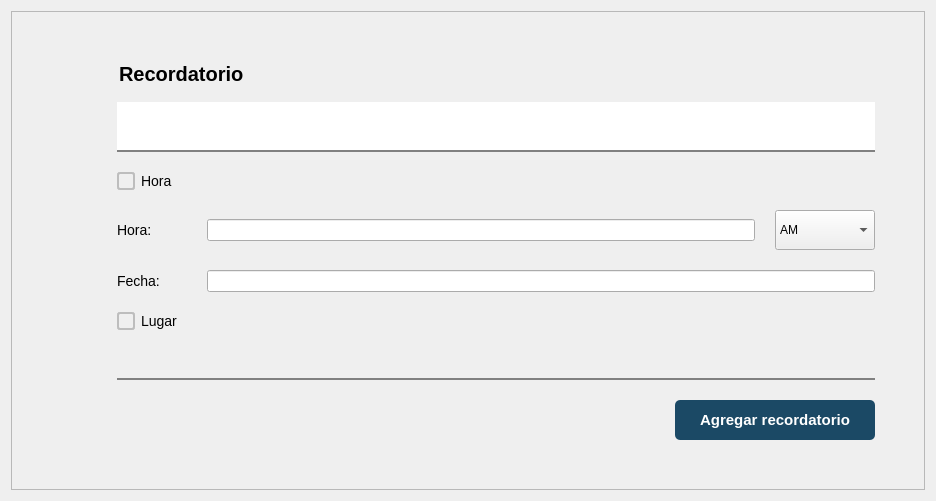
                    <widget class="QWidget" name="nuevo_recordatorio_page">
                     <property name="styleSheet">
                      <string notr="true">QCheckBox {
	font-size: 13px;
	background: transparent;
}


QCheckBox::indicator:unchecked:hover {
    border: 2px solid #1B4965; /* Color principal */
}

QLabel {
	font-size: 13px;
}
</string>
                     </property>
                     <layout class="QGridLayout" name="gridLayout_22">
                      <item row="0" column="0">
                       <widget class="QFrame" name="frame_2">
                        <property name="styleSheet">
                         <string notr="true">

QLabel {
    font-size: 14px;
}
QCheckBox {
    font-size: 14px;
    background: transparent;
}

QCheckBox::indicator {
    width: 14px;
    height: 14px;
    border-radius: 3px;
    border: 2px solid #BDBDBD;
    background: transparent;
}

QCheckBox::indicator:unchecked:hover {
    border: 2px solid #1B4965; /* Color del borde cuando el checkbox está sin marcar y el ratón está sobre él */
}

QCheckBox::indicator:checked {
    background-color: #1B4965; /* Color de fondo cuando está marcado */
    border: 2px solid #1B4965; /* Color del borde cuando está marcado */
}


</string>
                        </property>
                        <property name="frameShape">
                         <enum>QFrame::StyledPanel</enum>
                        </property>
                        <property name="frameShadow">
                         <enum>QFrame::Raised</enum>
                        </property>
                        <layout class="QGridLayout" name="gridLayout_5">
                         <item row="0" column="0">
                          <layout class="QVBoxLayout" name="verticalLayout_18">
                           <item>
                            <spacer name="verticalSpacer_9">
                             <property name="orientation">
                              <enum>Qt::Vertical</enum>
                             </property>
                             <property name="sizeHint" stdset="0">
                              <size>
                               <width>20</width>
                               <height>40</height>
                              </size>
                             </property>
                            </spacer>
                           </item>
                           <item>
                            <layout class="QHBoxLayout" name="horizontalLayout_14">
                             <item>
                              <spacer name="horizontalSpacer_5">
                               <property name="orientation">
                                <enum>Qt::Horizontal</enum>
                               </property>
                               <property name="sizeHint" stdset="0">
                                <size>
                                 <width>40</width>
                                 <height>20</height>
                                </size>
                               </property>
                              </spacer>
                             </item>
                             <item>
                              <layout class="QVBoxLayout" name="verticalLayout_24">
                               <item>
                                <widget class="QPushButton" name="volver_recordatorios_agregar_recordatorio_page">
                                 <property name="minimumSize">
                                  <size>
                                   <width>50</width>
                                   <height>50</height>
                                  </size>
                                 </property>
                                 <property name="styleSheet">
                                  <string notr="true">border: none;
background: transparent;</string>
                                 </property>
                                 <property name="text">
                                  <string/>
                                 </property>
                                 <property name="icon">
                                  <iconset resource="recursos_1.qrc">
                                   <normaloff>:/Icons/icons/icons8-back-48.png</normaloff>:/Icons/icons/icons8-back-48.png</iconset>
                                 </property>
                                 <property name="iconSize">
                                  <size>
                                   <width>50</width>
                                   <height>50</height>
                                  </size>
                                 </property>
                                </widget>
                               </item>
                               <item>
                                <spacer name="verticalSpacer_7">
                                 <property name="orientation">
                                  <enum>Qt::Vertical</enum>
                                 </property>
                                 <property name="sizeHint" stdset="0">
                                  <size>
                                   <width>20</width>
                                   <height>268</height>
                                  </size>
                                 </property>
                                </spacer>
                               </item>
                              </layout>
                             </item>
                             <item>
                              <layout class="QVBoxLayout" name="verticalLayout_14">
                               <property name="spacing">
                                <number>20</number>
                               </property>
                               <item>
                                <layout class="QVBoxLayout" name="verticalLayout_16">
                                 <property name="spacing">
                                  <number>15</number>
                                 </property>
                                 <item>
                                  <widget class="QLineEdit" name="lineEdit_2">
                                   <property name="styleSheet">
                                    <string notr="true">background: transparent;
border: none;
font-weight: bold;
font-size: 20px;</string>
                                   </property>
                                   <property name="text">
                                    <string>Recordatorio</string>
                                   </property>
                                  </widget>
                                 </item>
                                 <item>
                                  <widget class="QTextEdit" name="text_edit_recordatorio">
                                   <property name="maximumSize">
                                    <size>
                                     <width>16777215</width>
                                     <height>50</height>
                                    </size>
                                   </property>
                                   <property name="styleSheet">
                                    <string notr="true">border-bottom: 2px solid gray;
border-radius: 0px;</string>
                                   </property>
                                  </widget>
                                 </item>
                                </layout>
                               </item>
                               <item>
                                <layout class="QVBoxLayout" name="verticalLayout_13">
                                 <item>
                                  <widget class="QCheckBox" name="check_box_hora_recordatorio">
                                   <property name="text">
                                    <string>Hora</string>
                                   </property>
                                  </widget>
                                 </item>
                                 <item>
                                  <layout class="QHBoxLayout" name="horizontalLayout_12">
                                   <item>
                                    <widget class="QLabel" name="label_5">
                                     <property name="minimumSize">
                                      <size>
                                       <width>70</width>
                                       <height>0</height>
                                      </size>
                                     </property>
                                     <property name="text">
                                      <string>Hora:</string>
                                     </property>
                                    </widget>
                                   </item>
                                   <item>
                                    <widget class="QLineEdit" name="lineedit_hora_recordatorio"/>
                                   </item>
                                   <item>
                                    <widget class="QComboBox" name="am_pm_hora_recordatorio">
                                     <property name="sizePolicy">
                                      <sizepolicy hsizetype="Expanding" vsizetype="Fixed">
                                       <horstretch>0</horstretch>
                                       <verstretch>0</verstretch>
                                      </sizepolicy>
                                     </property>
                                     <property name="minimumSize">
                                      <size>
                                       <width>100</width>
                                       <height>40</height>
                                      </size>
                                     </property>
                                     <property name="maximumSize">
                                      <size>
                                       <width>100</width>
                                       <height>40</height>
                                      </size>
                                     </property>
                                     <item>
                                      <property name="text">
                                       <string>AM</string>
                                      </property>
                                     </item>
                                     <item>
                                      <property name="text">
                                       <string>PM</string>
                                      </property>
                                     </item>
                                    </widget>
                                   </item>
                                  </layout>
                                 </item>
                                 <item>
                                  <layout class="QHBoxLayout" name="horizontalLayout_8">
                                   <item>
                                    <widget class="QLabel" name="label_3">
                                     <property name="minimumSize">
                                      <size>
                                       <width>70</width>
                                       <height>0</height>
                                      </size>
                                     </property>
                                     <property name="text">
                                      <string>Fecha:</string>
                                     </property>
                                    </widget>
                                   </item>
                                   <item>
                                    <widget class="QLineEdit" name="lineedit_fecha_recordatorio"/>
                                   </item>
                                  </layout>
                                 </item>
                                </layout>
                               </item>
                               <item>
                                <layout class="QVBoxLayout" name="verticalLayout_15">
                                 <item>
                                  <widget class="QCheckBox" name="checkbox_lugar_recordatorio">
                                   <property name="text">
                                    <string>Lugar</string>
                                   </property>
                                  </widget>
                                 </item>
                                 <item>
                                  <widget class="QLineEdit" name="lineedit_lugar_recordatorio">
                                   <property name="minimumSize">
                                    <size>
                                     <width>0</width>
                                     <height>30</height>
                                    </size>
                                   </property>
                                   <property name="maximumSize">
                                    <size>
                                     <width>16777215</width>
                                     <height>30</height>
                                    </size>
                                   </property>
                                   <property name="styleSheet">
                                    <string notr="true">background: transparent;
border: none;
font-size: 13px;
border-bottom: 2px solid gray;</string>
                                   </property>
                                  </widget>
                                 </item>
                                </layout>
                               </item>
                               <item>
                                <layout class="QHBoxLayout" name="horizontalLayout_13">
                                 <item>
                                  <spacer name="horizontalSpacer_4">
                                   <property name="orientation">
                                    <enum>Qt::Horizontal</enum>
                                   </property>
                                   <property name="sizeHint" stdset="0">
                                    <size>
                                     <width>558</width>
                                     <height>20</height>
                                    </size>
                                   </property>
                                  </spacer>
                                 </item>
                                 <item>
                                  <widget class="QPushButton" name="agregar_recordatorio_button">
                                   <property name="minimumSize">
                                    <size>
                                     <width>200</width>
                                     <height>40</height>
                                    </size>
                                   </property>
                                   <property name="maximumSize">
                                    <size>
                                     <width>200</width>
                                     <height>40</height>
                                    </size>
                                   </property>
                                   <property name="styleSheet">
                                    <string notr="true">QPushButton {
    background-color: rgb(27, 73, 101);
    color: white;
    border: none;
    border-radius: 5px;
    font-size: 15px;
    font-weight: bold;
}

QPushButton:hover {
    background-color:
}

QPushButton:pressed {
    background-color: #163B52; 
}</string>
                                   </property>
                                   <property name="text">
                                    <string>Agregar recordatorio</string>
                                   </property>
                                  </widget>
                                 </item>
                                </layout>
                               </item>
                              </layout>
                             </item>
                             <item>
                              <spacer name="horizontalSpacer_10">
                               <property name="orientation">
                                <enum>Qt::Horizontal</enum>
                               </property>
                               <property name="sizeHint" stdset="0">
                                <size>
                                 <width>40</width>
                                 <height>20</height>
                                </size>
                               </property>
                              </spacer>
                             </item>
                            </layout>
                           </item>
                           <item>
                            <spacer name="verticalSpacer_8">
                             <property name="orientation">
                              <enum>Qt::Vertical</enum>
                             </property>
                             <property name="sizeHint" stdset="0">
                              <size>
                               <width>20</width>
                               <height>40</height>
                              </size>
                             </property>
                            </spacer>
                           </item>
                          </layout>
                         </item>
                        </layout>
                       </widget>
                      </item>
                     </layout>
                    </widget>
